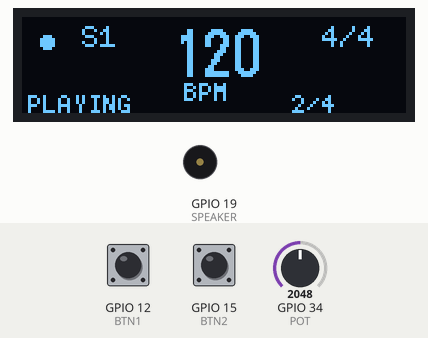
A sketch run on a simulated ESP32. On the bench: 128×32 one-colour display, buzzer (waves = sounding). The test bench sets the inputs (shaded band); at power-on: GPIO 12 (BTN1) HIGH, GPIO 15 (BTN2) HIGH, GPIO 34 (POT) = 2048. What the sketch prints to the serial monitor is not drawn.

Above: at 1.84 s.
2.3 s: GPIO 12 (BTN1) pulled LOW for 3.2 s
At 4.6 s:
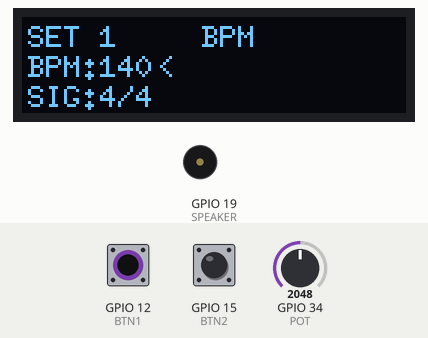
7.0 s: GPIO 12 (BTN1) pulled LOW for 0.15 s
At 8.1 s:
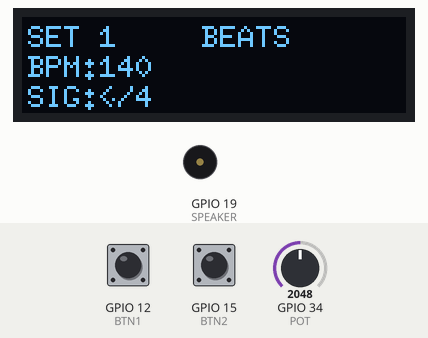
8.6 s: GPIO 12 (BTN1) pulled LOW for 1 s
At 10.5 s:
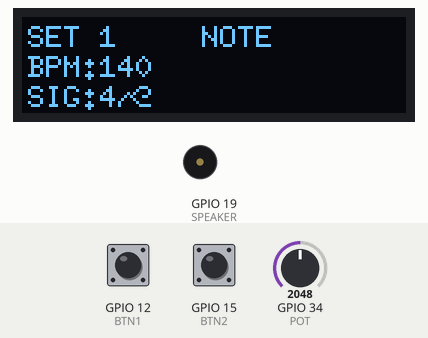
11.1 s: GPIO 15 (BTN2) pulled LOW for 0.15 s
At 12.4 s:
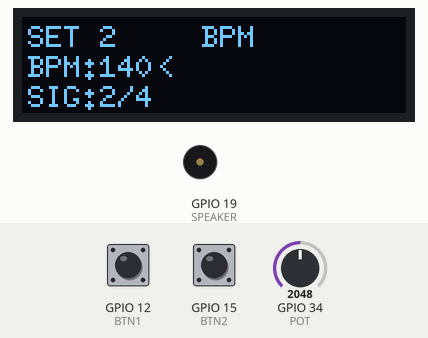
12.7 s: GPIO 34 (POT) set to 1960
At 13.1 s:
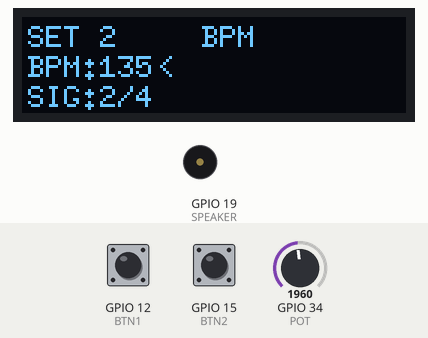
14.2 s: GPIO 15 (BTN2) pulled LOW for 1 s
At 16.3 s:
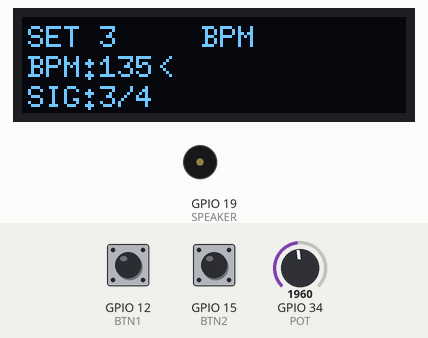
Timing chart, 0 to 17.7 s (numbered marks = the images above; inputs shaded):
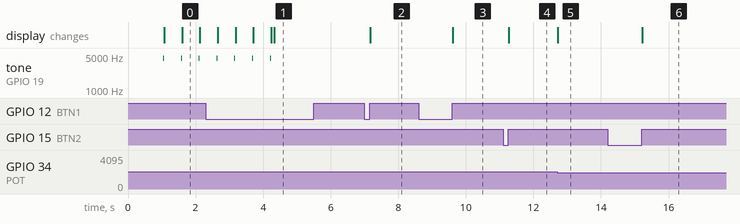

The sketch:

new_test.ino
```cpp
#include <U8g2lib.h>
#include <Wire.h>

// OLED Setup
U8G2_SSD1306_128X32_UNIVISION_F_HW_I2C u8g2(U8G2_R0, /* reset=*/ U8X8_PIN_NONE, /* clock=*/ 5, /* data=*/ 4);

// Pin Definitions
const int BTN1 = 12;        // Mode/Set selection
const int BTN2 = 15;         // Start/Stop
const int POT = 34;          // Analog input
const int SPEAKER = 19;      // Audio output

// Preset Set Structure
struct PresetSet {
  int bpm;
  int numerator;
  int denominator;
};

// State Variables
enum State {
  SET_BPM, SET_NUMERATOR, SET_DENOMINATOR,
  SETTINGS_SET1, SETTINGS_SET2, SETTINGS_SET3, SETTINGS_SET4,
  RUNNING, PAUSED
};

State currentState = RUNNING;  // Start at main screen
PresetSet presets[4] = {
  {120, 4, 4},  // Set 1 default
  {140, 2, 4},   // Set 2 default
  {90, 3, 4},  // Set 3 default
  {160, 4, 8}   // Set 4 default
};

int currentSet = 0;         // Current active set (0-3)
int editingSet = 0;         // Set being edited in settings (0-3)
int settingParameter = 0;   // 0=BPM, 1=numerator, 2=denominator
unsigned long lastBeat = 0;
int beatCount = 0;
bool beatIndicator = false;
unsigned long setStartTime = 0;
int measuresInCurrentSet = 0;
const int MEASURES_PER_SET = 16; // 4 measures per set

// Button tracking
unsigned long btn1PressTime = 0;
bool longPressActive = false;
bool btn2Pressed = false;
int lastPotValue = -1;

void setup() {
  pinMode(BTN1, INPUT_PULLUP);
  pinMode(BTN2, INPUT_PULLUP);

  // Initialize I2C with explicit pins
  Wire.begin(4, 5); // SDA=4, SCL=5

  // PWM setup for speaker
  ledcAttach(SPEAKER, 1000, 8); // Pin, frequency, resolution

  u8g2.begin();
  Serial.begin(115200);

  // Initial display test
  u8g2.clearBuffer();
  u8g2.setFont(u8g2_font_profont12_tf);
  u8g2.drawStr(0, 12, "Metronome Ready");
  u8g2.sendBuffer();

  Serial.println("System initialized");
  delay(1000);
}

void loop() {
  handleButtons();
  handleMetronome();
  updateDisplay();
}

void handleButtons() {
  // Button 1 - Mode/Set selection
  if (digitalRead(BTN1) == LOW) {
    if (btn1PressTime == 0) btn1PressTime = millis();

    // Long press detection (>2s) - Enter settings mode
    if (!longPressActive && millis() - btn1PressTime > 2000) {
      longPressActive = true;
      if (currentState == RUNNING || currentState == PAUSED) {
        currentState = SETTINGS_SET1;
        editingSet = 0;
        settingParameter = 0;
        Serial.println("Settings mode - Set 1");
      }
    }
  }
  else {
    if (btn1PressTime > 0) {
      // Short press action - cycle parameters in settings
      if (!longPressActive) {
        if (currentState >= SETTINGS_SET1 && currentState <= SETTINGS_SET4) {
          settingParameter = (settingParameter + 1) % 3;
          Serial.print("Parameter: ");
          Serial.println(settingParameter == 0 ? "BPM" : (settingParameter == 1 ? "Numerator" : "Denominator"));
        }
      }
      btn1PressTime = 0;
      longPressActive = false;
    }
  }

  // Button 2 - Context dependent
  bool btn2Current = (digitalRead(BTN2) == LOW);
  bool btn2LongPress = false;
  static unsigned long btn2PressTime = 0;

  if (btn2Current && !btn2Pressed) {
    btn2PressTime = millis();
  }

  if (btn2Current && millis() - btn2PressTime > 2000) {
    btn2LongPress = true;
  }

  if (!btn2Current && btn2Pressed) {  // Button released
    if (currentState >= SETTINGS_SET1 && currentState <= SETTINGS_SET4) {
      if (btn2LongPress) {
        // Long press - exit settings and return to main
        currentState = RUNNING;
        currentSet = 0;
        measuresInCurrentSet = 0;
        beatCount = 0;
        lastBeat = millis();
        Serial.println("Exiting settings - Starting playback");
      } else {
        // Short press - save current set and move to next
        Serial.print("Set ");
        Serial.print(editingSet + 1);
        Serial.println(" saved");

        editingSet++;
        if (editingSet < 4) {
          currentState = (State)(SETTINGS_SET1 + editingSet);
          settingParameter = 0;
        } else {
          // All sets configured, start playback
          currentState = RUNNING;
          currentSet = 0;
          measuresInCurrentSet = 0;
          beatCount = 0;
          lastBeat = millis();
          Serial.println("All sets configured - Starting playback");
        }
      }
    } else {
      // Main screen - start/stop toggle
      if (currentState == RUNNING) {
        currentState = PAUSED;
      } else {
        currentState = RUNNING;
        measuresInCurrentSet = 0;
        beatCount = 0;
        lastBeat = millis();
      }
    }
  }
  btn2Pressed = btn2Current;

  // Potentiometer value handling
  int potValue = analogRead(POT);

  if (currentState >= SETTINGS_SET1 && currentState <= SETTINGS_SET4) {
    // In settings mode - adjust current parameter of current set
    if (settingParameter == 0) {  // BPM
      presets[editingSet].bpm = map(potValue, 0, 4095, 40, 240);
    }
    else if (settingParameter == 1) {  // Numerator
      presets[editingSet].numerator = map(potValue, 0, 4095, 1, 8);
    }
    else if (settingParameter == 2) {  // Denominator
      int denomIndex = map(potValue, 0, 4095, 0, 3);
      switch(denomIndex) {
        case 0: presets[editingSet].denominator = 1; break;
        case 1: presets[editingSet].denominator = 2; break;
        case 2: presets[editingSet].denominator = 4; break;
        case 3: presets[editingSet].denominator = 8; break;
      }
    }
  }
}

void handleMetronome() {
  if (currentState != RUNNING) return;

  // Use current preset values
  PresetSet& current = presets[currentSet];
  unsigned long interval = 60000 / current.bpm;

  if (millis() - lastBeat >= interval) {
    // Generate sound with higher frequency for better audibility
    ledcWriteTone(SPEAKER, 4500); // 3500Hz tone for piezo buzzer
    delay(20);                    // 100ms duration
    ledcWrite(SPEAKER, 0);         // Stop sound

    beatIndicator = !beatIndicator;
    lastBeat = millis();
    beatCount = (beatCount % current.numerator) + 1;

    // Check if we completed a measure
    if (beatCount == 1) { // Just started new measure
      measuresInCurrentSet++;
      if (measuresInCurrentSet >= MEASURES_PER_SET) {
        currentSet = (currentSet + 1) % 4;
        measuresInCurrentSet = 0;
        Serial.print("Switching to Set ");
        Serial.println(currentSet + 1);
      }
    }
  }
}

void updateDisplay() {
  u8g2.clearBuffer();

  if (currentState >= SETTINGS_SET1 && currentState <= SETTINGS_SET4) {
    // Settings mode display
    u8g2.setFont(u8g2_font_6x10_tf);

    // Show which set we're editing
    char setStr[10];
    sprintf(setStr, "SET %d", editingSet + 1);
    u8g2.drawStr(2, 10, setStr);

    // Show current parameter being edited
    const char* paramNames[] = {"BPM", "BEATS", "NOTE"};
    u8g2.drawStr(60, 10, paramNames[settingParameter]);

    // Show current values
    PresetSet& editSet = presets[editingSet];

    // BPM
    char bpmStr[10];
    sprintf(bpmStr, "BPM:%d", editSet.bpm);
    u8g2.drawStr(2, 20, bpmStr);
    if (settingParameter == 0) u8g2.drawStr(45, 20, "<");

    // Time signature
    char timeSigStr[15];
    sprintf(timeSigStr, "SIG:%d/%d", editSet.numerator, editSet.denominator);
    u8g2.drawStr(2, 30, timeSigStr);
    if (settingParameter == 1) u8g2.drawStr(25, 30, "<");
    if (settingParameter == 2) u8g2.drawStr(35, 30, "<");

  } else {
    // Main screen display
    PresetSet& current = presets[currentSet];

    // Top row: Beat indicator and current set
    if (currentState == RUNNING) {
      u8g2.drawDisc(8, 8, beatIndicator ? 5 : 2);
    } else {
      u8g2.drawCircle(8, 8, 2);
    }

    // Show current set number
    u8g2.setFont(u8g2_font_6x10_tf);
    char setStr[8];
    sprintf(setStr, "S%d", currentSet + 1);
    u8g2.drawStr(20, 10, setStr);

    // Time signature
    char timeSigStr[8];
    sprintf(timeSigStr, "%d/%d", current.numerator, current.denominator);
    u8g2.drawStr(100, 10, timeSigStr);

    // Center: Large BPM value
    char bpmStr[10];
    sprintf(bpmStr, "%d", current.bpm);
    u8g2.setFont(u8g2_font_logisoso16_tn);
    int bpmWidth = u8g2.getStrWidth(bpmStr);
    u8g2.drawStr(64 - bpmWidth/2, 20, bpmStr);

    // BPM label
    u8g2.setFont(u8g2_font_5x7_tf);
    u8g2.drawStr(64 - 10, 28, "BPM");

    // Bottom row: State and beat count
    switch(currentState) {
      case RUNNING:
        u8g2.drawStr(2, 32, "PLAYING");
        char beatStr[8];
        sprintf(beatStr, "%d/%d", beatCount, current.numerator);
        u8g2.drawStr(90, 32, beatStr);
        break;
      case PAUSED:
        u8g2.drawStr(2, 32, "PAUSED");
        break;
    }
  }

  u8g2.sendBuffer();
}
```

Measured:
- after the input at 2.3 s, tone on GPIO 19 (SPEAKER): goes on until 4.2 s, then stays silent; the display: first differs from a run without the input after 2.0 s (image 1)
- after the input at 7.0 s, the display: changes after 0.17 s (image 2)
- after the input at 8.6 s, the display: changes after 1.0 s (image 3)
- after the input at 11.1 s, the display: changes after 0.17 s (image 4)
- after the input at 12.7 s, the display: changes at once (image 5)
- after the input at 14.2 s, the display: changes after 1.0 s (image 6)
- by itself, tone on GPIO 19 (SPEAKER): alternates 4500 Hz for 0.02 s and silent for 0.51 s
